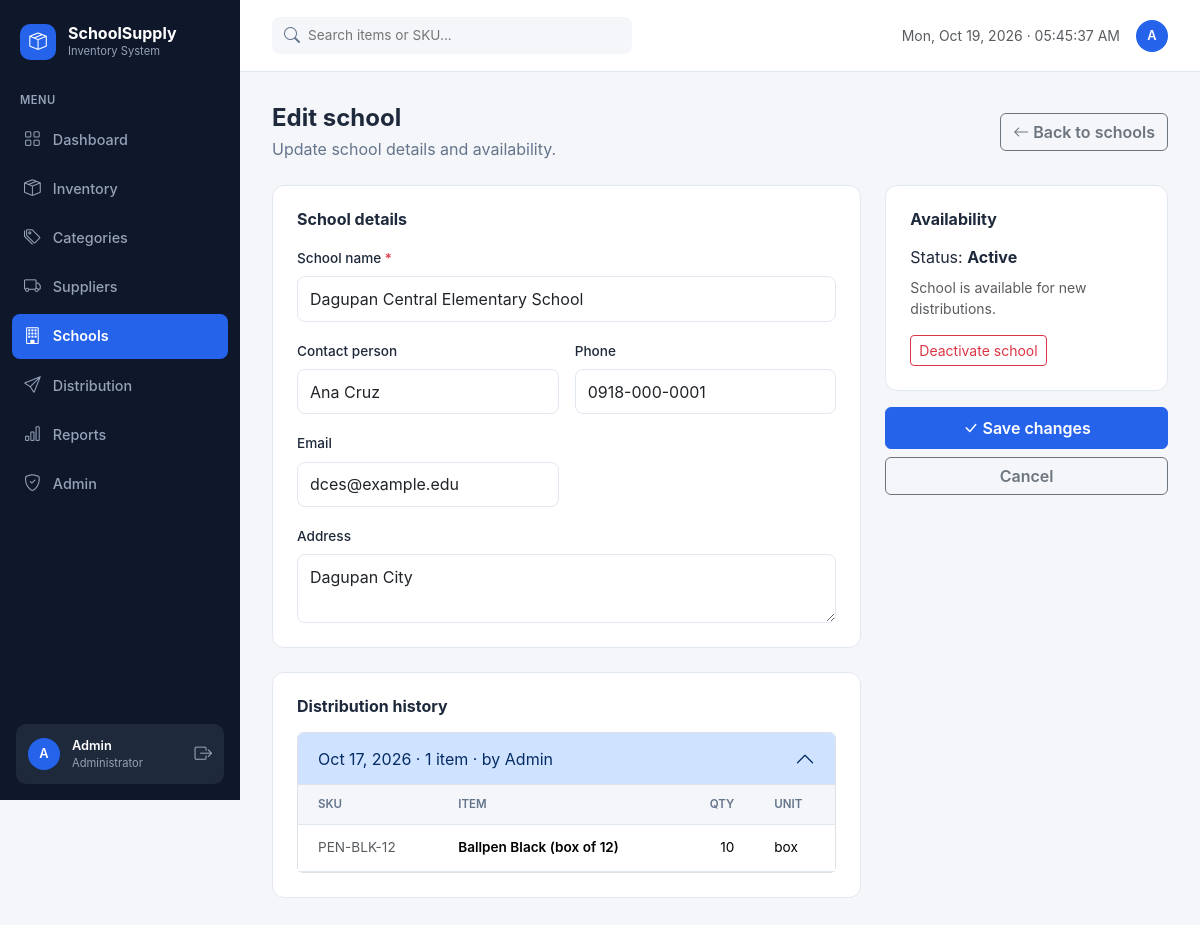
The page /school_form.php?id=1 (signed in) on the database its author committed.
### tables this page shows
CREATE TABLE `users` (
  `user_id` int(10) UNSIGNED NOT NULL,
  `full_name` varchar(100) NOT NULL,
  `username` varchar(50) NOT NULL,
  `email` varchar(100) NOT NULL,
  `password_hash` varchar(255) NOT NULL,
  `role` enum('admin','staff') NOT NULL DEFAULT 'staff',
  `is_active` tinyint(1) NOT NULL DEFAULT 1,
  `failed_attempts` int(10) UNSIGNED NOT NULL DEFAULT 0,
  `locked_until` datetime DEFAULT NULL,
  `last_login` datetime DEFAULT NULL,
  `created_at` timestamp NOT NULL DEFAULT current_timestamp(),
  `updated_at` timestamp NOT NULL DEFAULT current_timestamp() ON UPDATE current_timestamp()
);

CREATE TABLE `schools` (
  `school_id` int(10) UNSIGNED NOT NULL,
  `school_name` varchar(150) NOT NULL,
  `contact_person` varchar(100) DEFAULT NULL,
  `phone` varchar(30) DEFAULT NULL,
  `email` varchar(100) DEFAULT NULL,
  `address` varchar(255) DEFAULT NULL,
  `is_active` tinyint(1) NOT NULL DEFAULT 1,
  `created_at` timestamp NOT NULL DEFAULT current_timestamp(),
  `updated_at` timestamp NOT NULL DEFAULT current_timestamp() ON UPDATE current_timestamp()
);

CREATE TABLE `distributions` (
  `distribution_id` int(10) UNSIGNED NOT NULL,
  `school_id` int(10) UNSIGNED NOT NULL,
  `distribution_date` date NOT NULL,
  `remarks` varchar(255) DEFAULT NULL,
  `recorded_by` int(10) UNSIGNED NOT NULL,
  `created_at` timestamp NOT NULL DEFAULT current_timestamp()
);

### includes/functions.php (called while the page is built, shortened)
<?php
function e($value): string
{
    return htmlspecialchars((string)$value, ENT_QUOTES, 'UTF-8');
}
function url(string $path = ''): string
{
    return BASE_URL . '/' . ltrim($path, '/');
}
function fmt_date(?string $dt): string
{
    return $dt ? date('M d, Y', strtotime($dt)) : '';
}

### config/database.php (called while the page is built, shortened)
<?php
function db(): PDO
{
    static $pdo = null;
    if ($pdo === null) {
        $dsn = 'mysql:host=' . DB_HOST . ';port=' . DB_PORT . ';dbname=' . DB_NAME . ';charset=utf8mb4';
        try {
            $pdo = new PDO($dsn, DB_USER, DB_PASS, [
                PDO::ATTR_ERRMODE            => PDO::ERRMODE_EXCEPTION,
                PDO::ATTR_DEFAULT_FETCH_MODE => PDO::FETCH_ASSOC,
                PDO::ATTR_EMULATE_PREPARES   => false,
            ]);
            $pdo->exec("SET NAMES utf8mb4 COLLATE utf8mb4_unicode_ci");
            $pdo->exec("SET time_zone = '+08:00'");
        } catch (PDOException $e) {
            http_response_code(500);
            exit('Database connection failed. Check config/config.php and that MySQL is running.'
                . (ini_get('display_errors') ? '<br><small>' . htmlspecialchars($e->getMessage()) . '</small>' : ''));
        }
    }
    return $pdo;
}

### includes/auth.php (called while the page is built, shortened)
<?php
require_once __DIR__ . '/../config/database.php';
require_once __DIR__ . '/functions.php';
function current_user(): array
{
    return [
        'id'       => $_SESSION['user_id'] ?? null,
        'name'     => $_SESSION['full_name'] ?? '',
        'username' => $_SESSION['username'] ?? '',
        'role'     => $_SESSION['role'] ?? '',
    ];
}
function require_login(): void
{
    $stmt = db()->prepare('SELECT is_active, role, full_name FROM users WHERE user_id = :id');
    $stmt->execute([':id' => $_SESSION['user_id']]);
}
function require_admin(): void
{
    require_login();
}

### school_form.php (the view, shortened to what this page needs)
<?php
require_once __DIR__ . '/includes/auth.php';
require_admin();
$activePage = 'schools';
require_once __DIR__ . '/includes/header.php';
$pdo = db();
$schoolId = isset($_GET['id']) ? (int)$_GET['id'] : 0;
$editing = $schoolId > 0;
$school = null;
if ($editing) {
    $stmt = $pdo->prepare('SELECT * FROM schools WHERE school_id = :id');
    $stmt->execute([':id' => $schoolId]);
    $school = $stmt->fetch();
}
$old = [
    'school_name'    => $school['school_name'] ?? '',
    'contact_person' => $school['contact_person'] ?? '',
    'phone'          => $school['phone'] ?? '',
    'email'          => $school['email'] ?? '',
    'address'        => $school['address'] ?? '',
];
$errors = [];
$distributions = [];
if ($editing && $school) {
    $dr = $pdo->prepare(
        'SELECT distribution_id, distribution_date, item_id, sku, item_name, unit_of_measure,
                quantity, remarks, recorded_by_name
           FROM v_distribution_report
          WHERE school_id = :id
          ORDER BY distribution_date DESC, distribution_id DESC, item_id'
    );
    $dr->execute([':id' => $schoolId]);
    foreach ($dr->fetchAll() as $row) {
        $did = (int)$row['distribution_id'];
        if (!isset($distributions[$did])) {
            $distributions[$did] = [
                'date'        => $row['distribution_date'],
                'remarks'     => $row['remarks'],
                'recorded_by' => $row['recorded_by_name'],
                'items'       => [],
            ];
        }
        $distributions[$did]['items'][] = $row;
    }
}
?>
<div class="page-head">
    <div>
        <h1><?= $editing ? 'Edit school' : 'Add school' ?></h1>
        <p><?= $editing ? 'Update school details and availability.' : 'Create a new school / customer.' ?></p>
    </div>
    <a href="<?= e(url('schools.php')) ?>" class="btn btn-outline-secondary"><i class="bi bi-arrow-left me-1"></i>Back to schools</a>
</div>
<form method="post" novalidate>
    <div class="row g-4">
        <div class="col-12 col-lg-8">
            <div class="card-ui p-4">
                <h2 class="h6 fw-bold mb-3">School details</h2>
                <div class="row g-3">
                    <div class="col-12">
                        <label class="form-label" for="school_name">School name <span class="text-danger">*</span></label>
                        <input type="text" class="form-control <?= isset($errors['school_name']) ? 'is-invalid' : '' ?>"
                               id="school_name" name="school_name" value="<?= e($old['school_name']) ?>" maxlength="150" required>
                    </div>
                    <div class="col-12 col-md-6">
                        <label class="form-label" for="contact_person">Contact person</label>
                        <input type="text" class="form-control <?= isset($errors['contact_person']) ? 'is-invalid' : '' ?>"
                               id="contact_person" name="contact_person" value="<?= e($old['contact_person']) ?>" maxlength="100">
                    </div>
                    <div class="col-12 col-md-6">
                        <label class="form-label" for="phone">Phone</label>
                        <input type="text" class="form-control <?= isset($errors['phone']) ? 'is-invalid' : '' ?>"
                               id="phone" name="phone" value="<?= e($old['phone']) ?>" maxlength="30">
                    </div>
                    <div class="col-12 col-md-6">
                        <label class="form-label" for="email">Email</label>
                        <input type="email" class="form-control <?= isset($errors['email']) ? 'is-invalid' : '' ?>"
                               id="email" name="email" value="<?= e($old['email']) ?>" maxlength="100">
                    </div>
                    <div class="col-12">
                        <label class="form-label" for="address">Address</label>
                        <textarea class="form-control <?= isset($errors['address']) ? 'is-invalid' : '' ?>"
                                  id="address" name="address" rows="2" maxlength="255"><?= e($old['address']) ?></textarea>
                    </div>
                </div>
            </div>
            <?php if ($editing && $distributions): ?>
                <div class="card-ui p-4 mt-4">
                    <h2 class="h6 fw-bold mb-3">Distribution history</h2>
                    <div class="accordion" id="distAccordion">
                        <?php $i = 0; foreach ($distributions as $did => $d): ?>
                            <?php $i++; ?>
                            <div class="accordion-item">
                                <h2 class="accordion-header" id="h<?= $did ?>">
                                    <button class="accordion-button <?= $i === 1 ? '' : 'collapsed' ?>" type="button"
                                            data-bs-toggle="collapse" data-bs-target="#c<?= $did ?>" aria-expanded="<?= $i === 1 ? 'true' : 'false' ?>">
                                        <?= e(fmt_date($d['date'])) ?>
                                        &middot; <?= count($d['items']) ?> item<?= count($d['items']) === 1 ? '' : 's' ?>
                                        &middot; by <?= e($d['recorded_by'] ?? '—') ?>
                                    </button>
                                </h2>
                                <div id="c<?= $did ?>" class="accordion-collapse collapse <?= $i === 1 ? 'show' : '' ?>" data-bs-parent="#distAccordion">
                                    <div class="accordion-body p-0">
                                        <table class="table table-ui mb-0">
                                            <thead>
                                                <tr>
                                                    <th>SKU</th><th>Item</th><th class="text-end">Qty</th><th>Unit</th>
                                                </tr>
                                            </thead>
                                            <tbody>
                                                <?php foreach ($d['items'] as $it): ?>
                                                    <tr>
                                                        <td class="text-muted"><?= e($it['sku']) ?></td>
                                                        <td class="fw-semibold"><?= e($it['item_name']) ?></td>
                                                        <td class="text-end"><?= number_format((int)$it['quantity']) ?></td>
                                                        <td><?= e($it['unit_of_measure']) ?></td>
                                                    </tr>
                                                <?php endforeach; ?>
                                            </tbody>
                                        </table>
                                    </div>
                                </div>
                            </div>
                        <?php endforeach; ?>
                    </div>
                </div>
            <?php endif; ?>
        </div>
        <div class="col-12 col-lg-4">
            <div class="card-ui p-4">
                <h2 class="h6 fw-bold mb-3">Availability</h2>
                <?php if ($editing): ?>
                    <p class="mb-2">Status: <strong><?= (int)$school['is_active'] === 1 ? 'Active' : 'Inactive' ?></strong></p>
                    <p class="text-muted small mb-3">
                        <?= (int)$school['is_active'] === 1
                            ? 'School is available for new distributions.'
                            : 'School is excluded from new distributions.' ?>
                    </p>
                    <button type="submit" formmethod="post" name="toggle_active" value="1"
                            class="btn btn-sm <?= (int)$school['is_active'] === 1 ? 'btn-outline-danger' : 'btn-outline-success' ?>">
                        <?= (int)$school['is_active'] === 1 ? 'Deactivate school' : 'Reactivate school' ?>
                    </button>
                <?php else: ?>
                    <p class="text-muted small mb-0">New schools start active.</p>
                <?php endif; ?>
            </div>
            <div class="d-grid gap-2 mt-3">
                <button type="submit" class="btn btn-primary py-2"><i class="bi bi-check-lg me-1"></i><?= $editing ? 'Save changes' : 'Create school' ?></button>
                <a href="<?= e(url('schools.php')) ?>" class="btn btn-outline-secondary">Cancel</a>
            </div>
        </div>
    </div>
</form>
<?php require __DIR__ . '/includes/footer.php'; ?>

### includes/header.php (shortened to what this page needs)
<?php
require_once __DIR__ . '/auth.php';
require_login();
$activePage = $activePage ?? '';
$user       = current_user();
$menu = [
    'dashboard'    => ['Dashboard',    'index.php',        'bi-grid',        false],
    'inventory'    => ['Inventory',    'inventory.php',    'bi-box-seam',    false],
    'categories'   => ['Categories',   'categories.php',   'bi-tags',        true],
    'suppliers'    => ['Suppliers',    'suppliers.php',    'bi-truck',       true],
    'schools'      => ['Schools',      'schools.php',      'bi-building',    true],
    'distribution' => ['Distribution', 'distribution.php', 'bi-send',        false],
    'reports'      => ['Reports',      'reports.php',      'bi-bar-chart',   true],
    'admin'        => ['Admin',        'admin.php',        'bi-shield-check', true],
];
?>
<!DOCTYPE html>
<html lang="en">
<head>
    <link href="https://cdn.jsdelivr.net/npm/bootstrap@5.3.3/dist/css/bootstrap.min.css" rel="stylesheet">
    <link href="https://cdn.jsdelivr.net/npm/bootstrap-icons@1.11.3/font/bootstrap-icons.min.css" rel="stylesheet">
    <link href="<?= e(url('assets/css/style.css')) ?>?v=<?= e(ASSET_VER) ?>" rel="stylesheet">
</head>
<body>
<div class="app-shell">
    <aside class="sidebar" id="appSidebar">
        <div class="sidebar-brand">
            <span class="brand-logo"><i class="bi bi-box-seam"></i></span>
            <span>
                <span class="brand-name"><?= e(APP_NAME) ?></span>
                <span class="brand-sub"><?= e(APP_SUBTITLE) ?></span>
            </span>
        </div>
        <div class="sidebar-label">MENU</div>
        <nav class="sidebar-nav">
            <?php foreach ($menu as $key => [$label, $file, $icon, $adminOnly]): ?>
                <a href="<?= e(url($file)) ?>" class="nav-item<?= $activePage === $key ? ' active' : '' ?>">
                    <i class="bi <?= e($icon) ?>"></i><span><?= e($label) ?></span>
                </a>
            <?php endforeach; ?>
        </nav>
        <div class="sidebar-user">
            <span class="avatar"><?= e(strtoupper(mb_substr($user['name'], 0, 1))) ?></span>
            <span class="user-text">
                <span class="user-name"><?= e($user['name']) ?></span>
                <span class="user-role"><?= $user['role'] === 'admin' ? 'Administrator' : 'Inventory Clerk' ?></span>
            </span>
            <a href="<?= e(url('logout.php')) ?>" class="logout-link" title="Sign out"><i class="bi bi-box-arrow-right"></i></a>
        </div>
    </aside>
    <div class="main">
        <header class="topbar">
            <form class="topbar-search" action="<?= e(url('inventory.php')) ?>" method="get">
                <i class="bi bi-search"></i>
                <input type="text" name="q" placeholder="Search items or SKU..." aria-label="Search items or SKU">
            </form>
            <div class="topbar-right">
                <span class="text-muted small today live-clock" data-timezone="<?= e(date_default_timezone_get()) ?>">
                </span>
                <span class="avatar"><?= e(strtoupper(mb_substr($user['name'], 0, 1))) ?></span>
            </div>
        </header>
        <main class="content">

### rows shown on the page
users: full_name "Admin", full_name "A"
schools: school_name "Dagupan Central Elementary School", contact_person "Ana Cruz", phone "0918-000-0001", email "dces@example.edu", address "Dagupan City"
distributions: distribution_date "Oct 17, 2026", count($d['items']) "1", recorded_by "Admin", sku "PEN-BLK-12", item_name "Ballpen Black (box of 12)", quantity "10", unit_of_measure "box"

### other values the page prints
APP_NAME "SchoolSupply"
APP_SUBTITLE "Inventory System"
$label "Dashboard"
$label "Inventory"
$label "Categories"
$label "Suppliers"
$label "Schools"
$label "Distribution"
$label "Reports"
